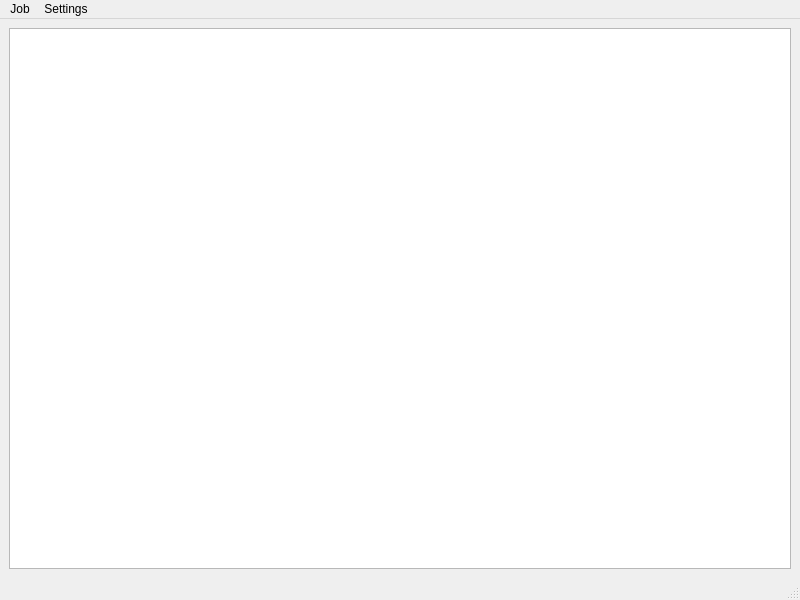
<?xml version="1.0" encoding="UTF-8"?>
<ui version="4.0">
 <class>MainWindow</class>
 <widget class="QMainWindow" name="MainWindow">
  <property name="geometry">
   <rect>
    <x>0</x>
    <y>0</y>
    <width>800</width>
    <height>600</height>
   </rect>
  </property>
  <property name="windowTitle">
   <string>MainWindow</string>
  </property>
  <widget class="QWidget" name="centralwidget">
   <layout class="QGridLayout" name="gridLayout">
    <item row="0" column="0">
     <widget class="QTextEdit" name="_textEdit">
      <property name="readOnly">
       <bool>true</bool>
      </property>
     </widget>
    </item>
   </layout>
  </widget>
  <widget class="QMenuBar" name="menubar">
   <property name="geometry">
    <rect>
     <x>0</x>
     <y>0</y>
     <width>800</width>
     <height>22</height>
    </rect>
   </property>
   <widget class="QMenu" name="menuJob">
    <property name="title">
     <string>Job</string>
    </property>
    <addaction name="actionSubmit"/>
   </widget>
   <widget class="QMenu" name="menuSettings">
    <property name="title">
     <string>Settings</string>
    </property>
    <addaction name="actionSet_password"/>
   </widget>
   <addaction name="menuJob"/>
   <addaction name="menuSettings"/>
  </widget>
  <widget class="QStatusBar" name="statusbar"/>
  <action name="actionSubmit">
   <property name="text">
    <string>Submit</string>
   </property>
  </action>
  <action name="actionSet_password">
   <property name="text">
    <string>Set password</string>
   </property>
  </action>
 </widget>
 <resources/>
 <connections/>
</ui>
